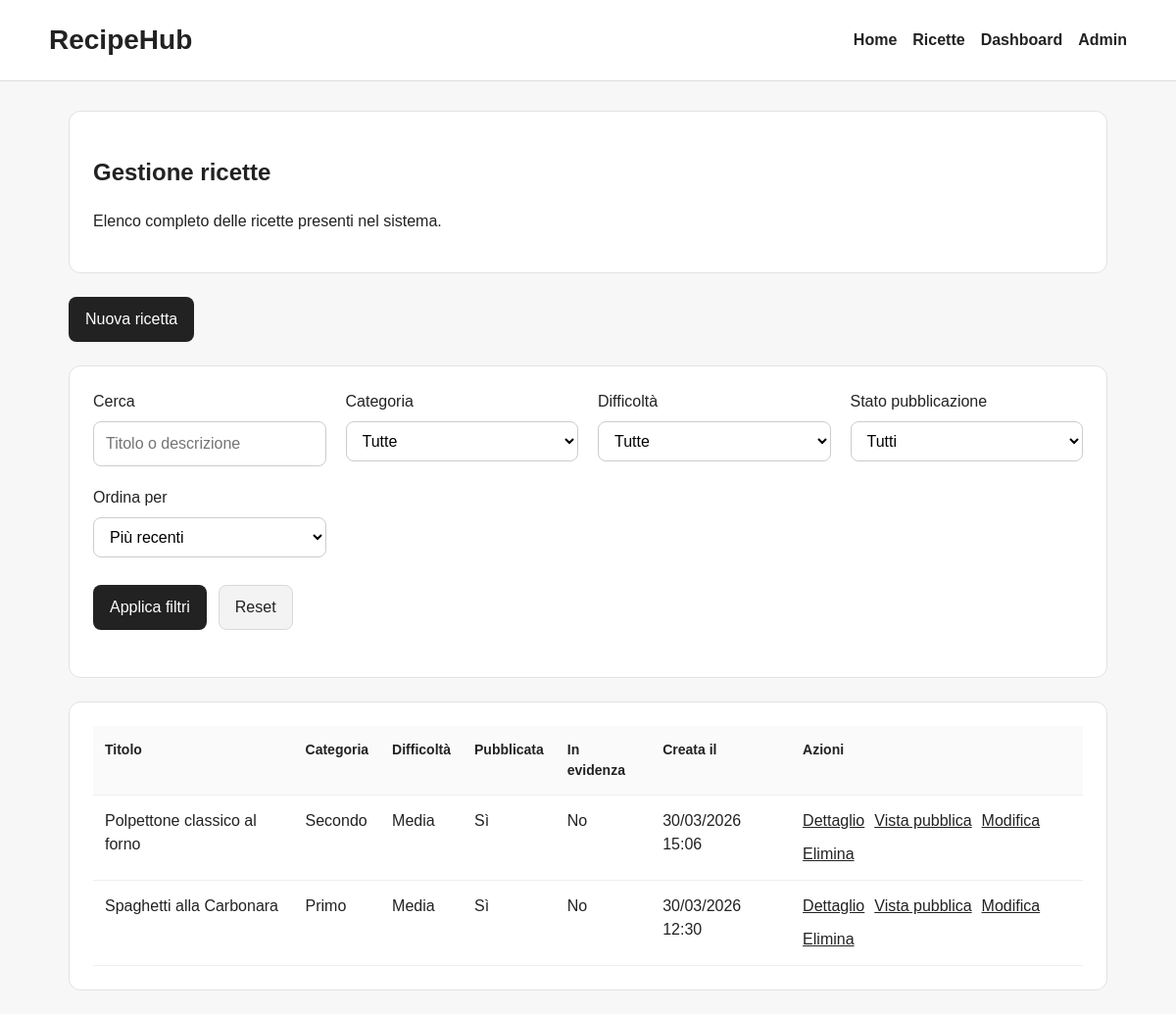
Screenshot of /dashboard/recipes/ with the database file from the repository.
### recipes/models.py (models this page shows, shortened)
class Recipe(models.Model):
    class DifficultyChoices(models.TextChoices):
        EASY = 'easy', 'Facile'
        MEDIUM = 'medium', 'Media'
        HARD = 'hard', 'Difficile'
        EXPERT = "expert", 'Esperta'
    class CategoryChoices(models.TextChoices):
        APPETIZER = 'appetizer', 'Antipasto'
        FIRST_COURSE = 'first_course', 'Primo'
        SECOND_COURSE = 'second_course', 'Secondo'
        SIDE_DISH = 'side_dish', 'Contorno'
        DESSERT = 'dessert', 'Dolce'
        OTHER = 'other', 'Altro'
    title = models.CharField(max_length=200)
    slug = models.SlugField(max_length=220, unique=True, blank=True)
    short_description = models.TextField(blank=True)
    ingredients = models.TextField()
    instructions = models.TextField()
    prep_time = models.PositiveIntegerField(help_text='Tempo di preparazione in minuti')
    cook_time = models.PositiveIntegerField(
        blank=True,
        null=True,
        help_text='Tempo di cottura in minuti'
    )
    servings = models.PositiveIntegerField(blank=True, null=True)
    difficulty = models.CharField(
        max_length=20,
        choices=DifficultyChoices.choices,
        default=DifficultyChoices.EASY
    )
    category = models.CharField(
        max_length=30,
        choices=CategoryChoices.choices,
        default=CategoryChoices.OTHER
    )
    cuisine_type = models.CharField(max_length=100, blank=True)
    image = models.ImageField(upload_to='recipes/', blank=True, null=True)
    is_published = models.BooleanField(default=False)
    is_featured = models.BooleanField(default=False)
    created_at = models.DateTimeField(auto_now_add=True)
    updated_at = models.DateTimeField(auto_now=True)
    class Meta:
        ordering = ['-created_at']
        verbose_name = 'Ricetta'
        verbose_name_plural = 'Ricette'

### recipes/views.py (the view)
# urls.py: path('dashboard/recipes/', views.dashboard_recipe_list, name='dashboard_recipe_list'),
def dashboard_recipe_list(request):
    search = request.GET.get('search', '').strip()
    category = request.GET.get('category', '').strip()
    difficulty = request.GET.get('difficulty', '').strip()
    publication_status = request.GET.get('publication_status', '').strip()
    ordering = request.GET.get('ordering', '').strip()
    recipes = Recipe.objects.all()
    if search:
        recipes = recipes.filter(
            Q(title__icontains=search) |
            Q(short_description__icontains=search)
        )
    if category:
        recipes = recipes.filter(category=category)
    if difficulty:
        recipes = recipes.filter(difficulty=difficulty)
    if publication_status == 'published':
        recipes = recipes.filter(is_published=True)
    elif publication_status == 'draft':
        recipes = recipes.filter(is_published=False)
    ordering_map = {
        'title_asc': 'title',
        'title_desc': '-title',
        'created_desc': '-created_at',
        'created_asc': 'created_at',
        'prep_time_asc': 'prep_time',
        'prep_time_desc': '-prep_time',
    }
    if ordering in ordering_map:
        recipes = recipes.order_by(ordering_map[ordering])
    else:
        recipes = recipes.order_by('-created_at')
    paginator = Paginator(recipes, 8)
    page_number = request.GET.get('page')
    page_obj = paginator.get_page(page_number)
    context = {
        'recipes': page_obj,
        'page_obj': page_obj,
        'search': search,
        'selected_category': category,
        'selected_difficulty': difficulty,
        'selected_publication_status': publication_status,
        'selected_ordering': ordering,
        'category_choices': Recipe.CategoryChoices.choices,
        'difficulty_choices': Recipe.DifficultyChoices.choices,
    }
    return render(request, 'recipes/dashboard_recipe_list.html', context)

### templates/recipes/dashboard_recipe_list.html (shortened to what this page needs)
{% extends 'base.html' %} {% block title %}Gestione ricette - RecipeHub {% endblock %} {% block content %}
<section class="dashboard-header">
  <h2>Gestione ricette</h2>
  <p>Elenco completo delle ricette presenti nel sistema.</p>
</section>
<section class="dashboard-toolbar">
  <a href="{% url 'recipe_create' %}" class="btn-primary">Nuova ricetta</a>
</section>
<section class="filter-card">
  <form method="get" class="filter-form">
    <div class="filter-grid">
      <div class="form-group">
        <label for="search">Cerca</label>
        <input
          type="text"
          name="search"
          id="search"
          value="{{ search }}"
          class="form-control"
          placeholder="Titolo o descrizione"
        />
      </div>
      <div class="form-group">
        <label for="category">Categoria</label>
        <select name="category" id="category" class="form-control">
          <option value="">Tutte</option>
        </select>
      </div>
      <div class="form-group">
        <label for="difficulty">Difficoltà</label>
        <select name="difficulty" id="difficulty" class="form-control">
          <option value="">Tutte</option>
        </select>
      </div>
      <div class="form-group">
        <label for="publication_status">Stato pubblicazione</label>
        <select
          name="publication_status"
          id="publication_status"
          class="form-control"
        >
          <option value="">Tutti</option>
        </select>
      </div>
      <div class="form-group">
        <label for="ordering">Ordina per</label>
        <select name="ordering" id="ordering" class="form-control">
          <option value="">Più recenti</option>
        </select>
      </div>
    </div>
    <div class="form-actions">
      <button type="submit" class="btn-primary">Applica filtri</button>
      <a href="{% url 'dashboard_recipe_list' %}" class="btn-secondary"
        >Reset</a
      >
    </div>
  </form>
</section>
<section class="table-card">
  {% if recipes %}
  <div class="table-wrapper">
    <table class="data-table">
      <thead>
        <tr>
          <th>Titolo</th>
          <th>Categoria</th>
          <th>Difficoltà</th>
          <th>Pubblicata</th>
          <th>In evidenza</th>
          <th>Creata il</th>
          <th>Azioni</th>
        </tr>
      </thead>
      <tbody>
        {% for recipe in recipes %}
        <tr>
          <td>{{ recipe.title }}</td>
          <td>{{ recipe.get_category_display }}</td>
          <td>{{ recipe.get_difficulty_display }}</td>
          <td>{% if recipe.is_published %} Sì {% else %} No {% endif %}</td>
          <td>{% if recipe.is_featured %} Sì {% else %} No {% endif %}</td>
          <td>{{ recipe.created_at|date:"d/m/Y H:i" }}</td>
          <td class="table-actions">
            <a href="{% url 'dashboard_recipe_detail' recipe.pk %}"
              >Dettaglio</a
            >
            {% if recipe.is_published %}
            <a href="{% url 'recipe_detail' recipe.slug %}">Vista pubblica</a>
            {% endif %}
            <a href="{% url 'recipe_update' recipe.pk %}">Modifica</a>
            <a href="{% url 'recipe_delete' recipe.pk %}">Elimina</a>
          </td>
        </tr>
        {% endfor %}
      </tbody>
    </table>
  </div>
   {% else %}
  <p>Nessuna ricetta trovata con i filtri selezionati.</p>
  {% endif %}
</section>
{% endblock %}

### static/css/style.css (style rules this page uses)
* { box-sizing: border-box; }
body { margin: 0; font-family: Arial, sans-serif; background-color: #f7f7f7; color: #222; line-height: 1.5; }
a { color: inherit; }
.dashboard-header { background-color: #ffffff; border: 1px solid #e2e2e2; border-radius: 12px; padding: 24px; margin-bottom: 24px; }
.form-card, .delete-card, .table-card { background-color: #ffffff; border: 1px solid #e2e2e2; border-radius: 12px; padding: 24px; margin-bottom: 24px; }
.form-group { display: flex; flex-direction: column; gap: 8px; }
.form-control { width: 100%; padding: 10px 12px; border: 1px solid #cccccc; border-radius: 8px; font: inherit; background-color: #ffffff; }
.form-actions, .dashboard-toolbar { display: flex; gap: 12px; flex-wrap: wrap; margin-top: 8px; margin-bottom: 24px; }
.btn-primary, .btn-secondary, .btn-danger { display: inline-block; padding: 10px 16px; border-radius: 8px; text-decoration: none; font-weight: 600; border: 1px solid transparent; cursor: pointer; font: inherit; }
.btn-primary { background-color: #222222; color: #ffffff; }
.btn-secondary { background-color: #f3f3f3; color: #222222; border-color: #d9d9d9; }
.table-wrapper { overflow-x: auto; }
.data-table { width: 100%; border-collapse: collapse; }
.data-table th, .data-table td { text-align: left; padding: 14px 12px; border-bottom: 1px solid #eeeeee; vertical-align: top; }
.data-table thead th { background-color: #fafafa; font-size: 14px; }
.table-actions { display: flex; gap: 10px; flex-wrap: wrap; }
.page-header, .filter-card { background-color: #ffffff; border: 1px solid #e2e2e2; border-radius: 12px; padding: 24px; margin-bottom: 24px; }
.filter-form { display: flex; flex-direction: column; gap: 20px; }
.filter-grid { display: grid; grid-template-columns: repeat(4, minmax(0, 1fr)); gap: 20px; }

### rows the page displays
Recipe: title "Polpettone classico al forno", category "Secondo", difficulty "Media", is_published "Sì", is_featured "No", created_at "30/03/2026 15:06"
Recipe: title "Spaghetti alla Carbonara", category "Primo", difficulty "Media", is_published "Sì", is_featured "No", created_at "30/03/2026 12:30"
